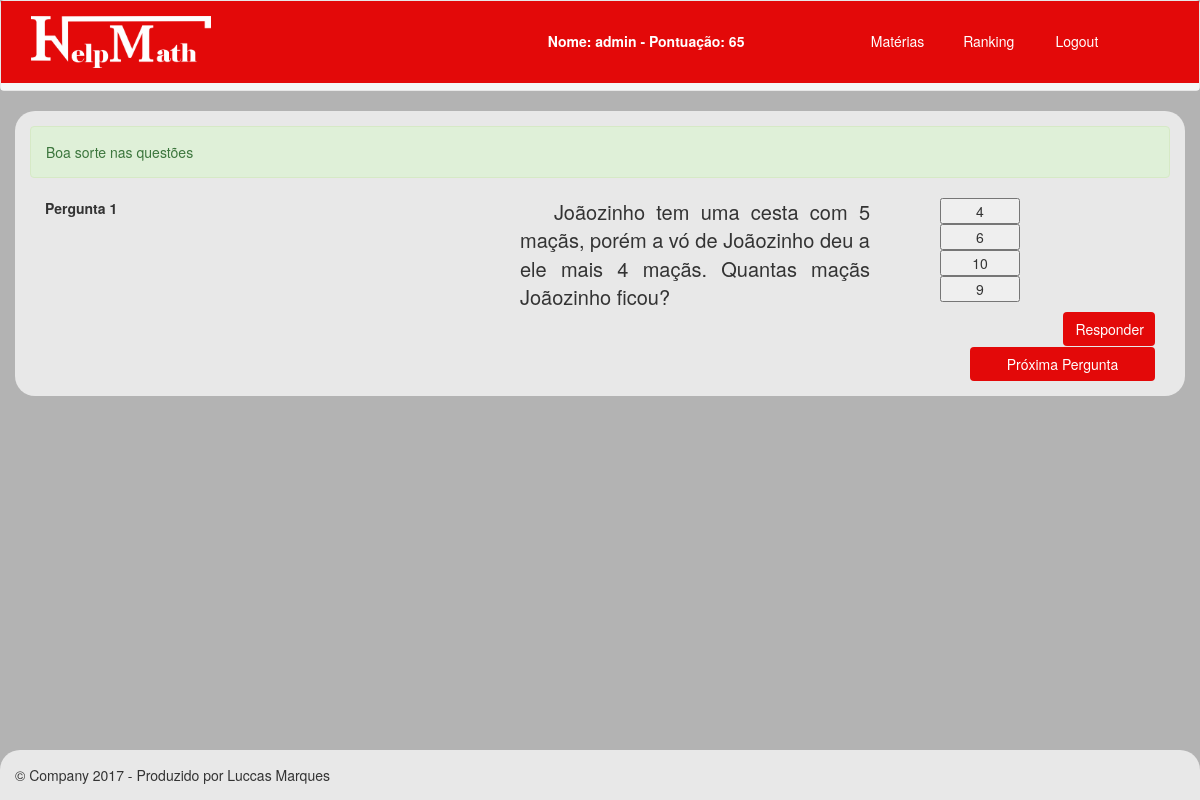
Page /jogos/soma/fase.php?pergunta=boa&id=1 (signed in) on the committed database.
### tables this page shows
CREATE TABLE `perguntas` (
  `id` int(11) NOT NULL,
  `nome` varchar(250) NOT NULL,
  `questao` text NOT NULL,
  `id_fase` int(11) NOT NULL,
  `peso` int(11) NOT NULL,
  `pesoNegativo` int(11) NOT NULL
);

CREATE TABLE `respostas` (
  `id` int(11) NOT NULL,
  `resposta` int(11) NOT NULL,
  `id_pergunta` int(11) NOT NULL,
  `correta` int(11) NOT NULL
);

### jogos/soma/fase.php (the view, shortened to what this page needs)
<?php
include("header.php");
include "../../config/config.php";
$varId = $_GET['id'];
$sql3 = "SELECT *
FROM perguntas";
$resultado3 = $conecta->query($sql3);
$cont = mysqli_num_rows($resultado3);
$sql = "SELECT
          id,
          perguntas.nome AS nomeQuestao,
          perguntas.questao AS textoQuestao,
          perguntas.peso AS pesoQuestao,
          perguntas.pesoNegativo AS pesoQuestaoNegativo
        FROM perguntas WHERE id = $varId";
$resultado = $conecta->query($sql);
?>
<!DOCTYPE html>
<html lang="en">
  <head>
    <link href="../../lib/css/bootstrap.css" rel="stylesheet">
    <link href="../../lib/css/rowcss.css" rel="stylesheet">
  </head>
  <body class="fundogeral" >
        <div class="container fundoindex">
        <?php
  $varAcertou = "acertou";
  $varSorte = "boa";
  $varErrou = "errou";
  $varPassou = "passou";
  if( $_GET['pergunta']== $varAcertou){
    echo "<div class='alert alert-success' role='alert'>Parabéns, você acertou a questão anterior</div>";
  }elseif ($_GET['pergunta']== $varErrou) {
    echo "
    <div class='alert alert-danger' role='alert'>Poxa, você errou a questão anterior</div> ";
  }elseif($_GET['pergunta']== $varPassou){
    echo "<div class='alert alert-info' role='alert'>Uma hora você terá que responder alguma questão</div>";
  }elseif ($_GET['pergunta']==$varSorte) {
    echo "<div class='alert alert-success' role='alert'>Boa sorte nas questões</div>";
  }
?>
        <form method="POST" action="../../controller/correcao.php?id=<?php echo $varId; ?>">
        <?php
if($varId<=$cont){
 while($registro = $resultado->fetch_assoc()){
$sql2 = "SELECT
resposta
FROM respostas WHERE id_pergunta=".$registro['id'];
$resultado2 = $conecta->query($sql2);
?>
        <div class="tituloFeed col-md-5"><b><?php echo $registro['nomeQuestao']  ?></b></div>
        <div class="textoIntroducao col-md-4  ">&nbsp;&nbsp;&nbsp;<?php  echo $registro['textoQuestao']  ?></div>
        <?php
while($registro2 = $resultado2->fetch_assoc()){
        ?>
<div class="col-md-2">
<input class="col-md-offset-3 col-md-6 danger" type="button" value="<?php echo $registro2['resposta'] ?>" ></input>
</div>
<?php
}
}
}else{
  header ("Location: ../../index.php");
}
?>
<div class="col-md-12">
  <div class="col-md-11"></div>
<button id="button1id" type="submit" name="button1id" class="btn entrar col-md-1"> Responder </button>
</div>
   </form>
<div class="row">
<div class="col-md-12"></div>
</div>
<div class="col-md-12">
<div class="col-md-2"></div>
<div class="col-md-8"></div>
<a href="fase.php?pergunta=passou&id=<?php echo $varId+=1; ?>">
<button class="btn entrar col-md-2"> Próxima Pergunta </button>
</a>
</div>
        </div>
      <footer class="footer fundofooter fixed-bottom">
        <p>&copy; Company 2017 - Produzido por Luccas Marques</p>
      </footer>
  </body>
</html>

### jogos/soma/header.php (shortened to what this page needs)
<?php
$nomeUsuario = $_SESSION['session_nome'];
$expUsuario = $_SESSION['session_exp'];
?>
<html>
<head>
<link href="../../lib/css/rowcss.css" rel="stylesheet">
<link href="../../lib/css/bootstrap.css" rel="stylesheet">
</head>
<body>
<header>
  <nav class="navbar navbar-default">
<div class="container-fluid bordapreta">
<div class="row fundovermelho">
  <div class="navbar-header col-md-4 col-sm-4">
      <a href="../../index.php"><img src="../../images/logoluccas.png" class="imagemlogo"></a>
    </div>
  <div class="col-md-6 col-md-offset-1 col-sm-8">
      <ul class="nav navbar-nav">
      <li class="col-md-7 textdrive"><a href="../../usuario.php">Nome:
        <?php echo $nomeUsuario ?> - Pontuação: <?php echo $expUsuario ?></a></li>
        <li class="col-md-2"><a href="../../materias.php">Matérias</a></li>
        <li class="col-md-2"><a href="../../ranking.php">Ranking</a></li>
        <li class="col-md-1"><a href="../../controller/logout.php"> Logout </a></li>
          </ul>
      </div>
</div>
</div>
</header>
</body>
</html>

### rows in the picture
perguntas: nome "Pergunta 1", questao "Joãozinho tem uma cesta com 5 maçãs, porém a vó de Joãozinho deu a ele mais 4 maçãs. Quantas maçãs Joãozinho ficou?"
respostas: resposta "4"
respostas: resposta "6"
respostas: resposta "10"
respostas: resposta "9"

### other values in the picture
$nomeUsuario "admin"
$expUsuario "65"
